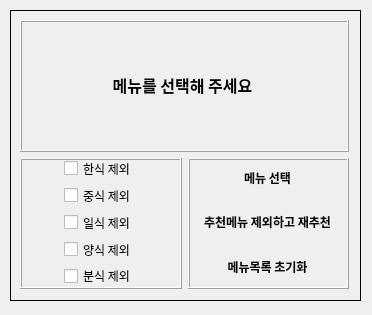
<?xml version="1.0" encoding="UTF-8"?>
<ui version="4.0">
 <class>dialog</class>
 <widget class="QDialog" name="dialog">
  <property name="geometry">
   <rect>
    <x>0</x>
    <y>0</y>
    <width>372</width>
    <height>315</height>
   </rect>
  </property>
  <property name="sizePolicy">
   <sizepolicy hsizetype="Preferred" vsizetype="Preferred">
    <horstretch>0</horstretch>
    <verstretch>0</verstretch>
   </sizepolicy>
  </property>
  <property name="windowTitle">
   <string>MenuSelector</string>
  </property>
  <property name="windowIcon">
   <iconset>
    <normaloff>../../../Downloads/material-design-icons-1.0.0/material-design-icons-1.0.0/action/1x_web/ic_store_black_48dp.png</normaloff>../../../Downloads/material-design-icons-1.0.0/material-design-icons-1.0.0/action/1x_web/ic_store_black_48dp.png</iconset>
  </property>
  <widget class="QFrame" name="frame">
   <property name="geometry">
    <rect>
     <x>10</x>
     <y>10</y>
     <width>351</width>
     <height>291</height>
    </rect>
   </property>
   <property name="frameShape">
    <enum>QFrame::Box</enum>
   </property>
   <property name="frameShadow">
    <enum>QFrame::Plain</enum>
   </property>
   <widget class="QWidget" name="verticalLayoutWidget_3">
    <property name="geometry">
     <rect>
      <x>10</x>
      <y>10</y>
      <width>329</width>
      <height>269</height>
     </rect>
    </property>
    <layout class="QVBoxLayout" name="verticalLayout_4">
     <property name="spacing">
      <number>6</number>
     </property>
     <property name="sizeConstraint">
      <enum>QLayout::SetDefaultConstraint</enum>
     </property>
     <property name="bottomMargin">
      <number>0</number>
     </property>
     <item>
      <layout class="QVBoxLayout" name="verticalLayout_2">
       <property name="sizeConstraint">
        <enum>QLayout::SetDefaultConstraint</enum>
       </property>
       <item>
        <widget class="QFrame" name="frame_4">
         <property name="frameShape">
          <enum>QFrame::Box</enum>
         </property>
         <property name="frameShadow">
          <enum>QFrame::Raised</enum>
         </property>
         <widget class="QLabel" name="display">
          <property name="geometry">
           <rect>
            <x>0</x>
            <y>0</y>
            <width>325</width>
            <height>129</height>
           </rect>
          </property>
          <property name="font">
           <font>
            <family>한컴산뜻돋움</family>
            <pointsize>12</pointsize>
            <weight>75</weight>
            <bold>true</bold>
            <underline>false</underline>
            <kerning>true</kerning>
           </font>
          </property>
          <property name="acceptDrops">
           <bool>false</bool>
          </property>
          <property name="toolTipDuration">
           <number>-1</number>
          </property>
          <property name="layoutDirection">
           <enum>Qt::LeftToRight</enum>
          </property>
          <property name="autoFillBackground">
           <bool>false</bool>
          </property>
          <property name="frameShape">
           <enum>QFrame::NoFrame</enum>
          </property>
          <property name="frameShadow">
           <enum>QFrame::Plain</enum>
          </property>
          <property name="lineWidth">
           <number>0</number>
          </property>
          <property name="midLineWidth">
           <number>0</number>
          </property>
          <property name="text">
           <string>메뉴를 선택해 주세요</string>
          </property>
          <property name="textFormat">
           <enum>Qt::AutoText</enum>
          </property>
          <property name="scaledContents">
           <bool>false</bool>
          </property>
          <property name="alignment">
           <set>Qt::AlignCenter</set>
          </property>
          <property name="wordWrap">
           <bool>false</bool>
          </property>
          <property name="margin">
           <number>5</number>
          </property>
          <property name="indent">
           <number>-1</number>
          </property>
          <property name="textInteractionFlags">
           <set>Qt::NoTextInteraction</set>
          </property>
         </widget>
        </widget>
       </item>
      </layout>
     </item>
     <item>
      <layout class="QGridLayout" name="gridLayout">
       <item row="2" column="1">
        <widget class="QFrame" name="frame_3">
         <property name="frameShape">
          <enum>QFrame::Box</enum>
         </property>
         <property name="frameShadow">
          <enum>QFrame::Raised</enum>
         </property>
         <widget class="QWidget" name="gridLayoutWidget_2">
          <property name="geometry">
           <rect>
            <x>0</x>
            <y>0</y>
            <width>159</width>
            <height>128</height>
           </rect>
          </property>
          <layout class="QGridLayout" name="gridLayout_2">
           <item row="2" column="0">
            <widget class="QPushButton" name="menuSelectButton">
             <property name="sizePolicy">
              <sizepolicy hsizetype="Preferred" vsizetype="Preferred">
               <horstretch>0</horstretch>
               <verstretch>0</verstretch>
              </sizepolicy>
             </property>
             <property name="font">
              <font>
               <family>한컴산뜻돋움</family>
               <weight>75</weight>
               <bold>true</bold>
              </font>
             </property>
             <property name="focusPolicy">
              <enum>Qt::StrongFocus</enum>
             </property>
             <property name="autoFillBackground">
              <bool>false</bool>
             </property>
             <property name="inputMethodHints">
              <set>Qt::ImhNone</set>
             </property>
             <property name="text">
              <string>메뉴 선택</string>
             </property>
             <property name="iconSize">
              <size>
               <width>16</width>
               <height>16</height>
              </size>
             </property>
             <property name="checkable">
              <bool>false</bool>
             </property>
             <property name="checked">
              <bool>false</bool>
             </property>
             <property name="autoRepeat">
              <bool>true</bool>
             </property>
             <property name="autoExclusive">
              <bool>true</bool>
             </property>
             <property name="autoDefault">
              <bool>true</bool>
             </property>
             <property name="default">
              <bool>false</bool>
             </property>
             <property name="flat">
              <bool>true</bool>
             </property>
            </widget>
           </item>
           <item row="3" column="0">
            <widget class="QPushButton" name="menuExceptButton">
             <property name="enabled">
              <bool>true</bool>
             </property>
             <property name="sizePolicy">
              <sizepolicy hsizetype="Preferred" vsizetype="Preferred">
               <horstretch>0</horstretch>
               <verstretch>0</verstretch>
              </sizepolicy>
             </property>
             <property name="font">
              <font>
               <family>한컴산뜻돋움</family>
               <weight>75</weight>
               <bold>true</bold>
              </font>
             </property>
             <property name="text">
              <string>추천메뉴 제외하고 재추천</string>
             </property>
             <property name="iconSize">
              <size>
               <width>16</width>
               <height>16</height>
              </size>
             </property>
             <property name="autoExclusive">
              <bool>true</bool>
             </property>
             <property name="flat">
              <bool>true</bool>
             </property>
            </widget>
           </item>
           <item row="4" column="0">
            <widget class="QPushButton" name="menuResetButton">
             <property name="enabled">
              <bool>true</bool>
             </property>
             <property name="sizePolicy">
              <sizepolicy hsizetype="Preferred" vsizetype="Preferred">
               <horstretch>0</horstretch>
               <verstretch>0</verstretch>
              </sizepolicy>
             </property>
             <property name="font">
              <font>
               <family>한컴산뜻돋움</family>
               <weight>75</weight>
               <bold>true</bold>
              </font>
             </property>
             <property name="text">
              <string>메뉴목록 초기화</string>
             </property>
             <property name="autoExclusive">
              <bool>true</bool>
             </property>
             <property name="flat">
              <bool>true</bool>
             </property>
            </widget>
           </item>
          </layout>
         </widget>
        </widget>
       </item>
       <item row="2" column="0">
        <widget class="QFrame" name="frame_2">
         <property name="enabled">
          <bool>true</bool>
         </property>
         <property name="sizePolicy">
          <sizepolicy hsizetype="Preferred" vsizetype="Preferred">
           <horstretch>0</horstretch>
           <verstretch>0</verstretch>
          </sizepolicy>
         </property>
         <property name="frameShape">
          <enum>QFrame::Box</enum>
         </property>
         <property name="frameShadow">
          <enum>QFrame::Raised</enum>
         </property>
         <widget class="QWidget" name="layoutWidget">
          <property name="geometry">
           <rect>
            <x>0</x>
            <y>0</y>
            <width>160</width>
            <height>128</height>
           </rect>
          </property>
          <layout class="QVBoxLayout" name="verticalLayout">
           <property name="sizeConstraint">
            <enum>QLayout::SetDefaultConstraint</enum>
           </property>
           <item alignment="Qt::AlignHCenter">
            <widget class="QCheckBox" name="exceptKoreanMenu">
             <property name="sizePolicy">
              <sizepolicy hsizetype="Preferred" vsizetype="Preferred">
               <horstretch>0</horstretch>
               <verstretch>0</verstretch>
              </sizepolicy>
             </property>
             <property name="font">
              <font>
               <family>한컴산뜻돋움</family>
              </font>
             </property>
             <property name="acceptDrops">
              <bool>false</bool>
             </property>
             <property name="text">
              <string>한식 제외</string>
             </property>
             <property name="iconSize">
              <size>
               <width>16</width>
               <height>16</height>
              </size>
             </property>
             <property name="checkable">
              <bool>true</bool>
             </property>
             <property name="autoRepeat">
              <bool>false</bool>
             </property>
             <property name="autoRepeatInterval">
              <number>100</number>
             </property>
             <property name="tristate">
              <bool>false</bool>
             </property>
            </widget>
           </item>
           <item alignment="Qt::AlignHCenter">
            <widget class="QCheckBox" name="exceptChineseMenu">
             <property name="sizePolicy">
              <sizepolicy hsizetype="Preferred" vsizetype="Preferred">
               <horstretch>0</horstretch>
               <verstretch>0</verstretch>
              </sizepolicy>
             </property>
             <property name="font">
              <font>
               <family>한컴산뜻돋움</family>
              </font>
             </property>
             <property name="text">
              <string>중식 제외</string>
             </property>
            </widget>
           </item>
           <item alignment="Qt::AlignHCenter">
            <widget class="QCheckBox" name="exceptJapaneseMenu">
             <property name="sizePolicy">
              <sizepolicy hsizetype="Preferred" vsizetype="Preferred">
               <horstretch>0</horstretch>
               <verstretch>0</verstretch>
              </sizepolicy>
             </property>
             <property name="font">
              <font>
               <family>한컴산뜻돋움</family>
              </font>
             </property>
             <property name="text">
              <string>일식 제외</string>
             </property>
            </widget>
           </item>
           <item alignment="Qt::AlignHCenter">
            <widget class="QCheckBox" name="exceptWesternMenu">
             <property name="sizePolicy">
              <sizepolicy hsizetype="Preferred" vsizetype="Preferred">
               <horstretch>0</horstretch>
               <verstretch>0</verstretch>
              </sizepolicy>
             </property>
             <property name="font">
              <font>
               <family>한컴산뜻돋움</family>
              </font>
             </property>
             <property name="text">
              <string>양식 제외</string>
             </property>
            </widget>
           </item>
           <item alignment="Qt::AlignHCenter">
            <widget class="QCheckBox" name="exceptSnackMenu">
             <property name="sizePolicy">
              <sizepolicy hsizetype="Preferred" vsizetype="Preferred">
               <horstretch>0</horstretch>
               <verstretch>0</verstretch>
              </sizepolicy>
             </property>
             <property name="font">
              <font>
               <family>한컴산뜻돋움</family>
              </font>
             </property>
             <property name="text">
              <string>분식 제외</string>
             </property>
            </widget>
           </item>
          </layout>
         </widget>
        </widget>
       </item>
      </layout>
     </item>
    </layout>
   </widget>
  </widget>
 </widget>
 <resources/>
 <connections/>
</ui>
